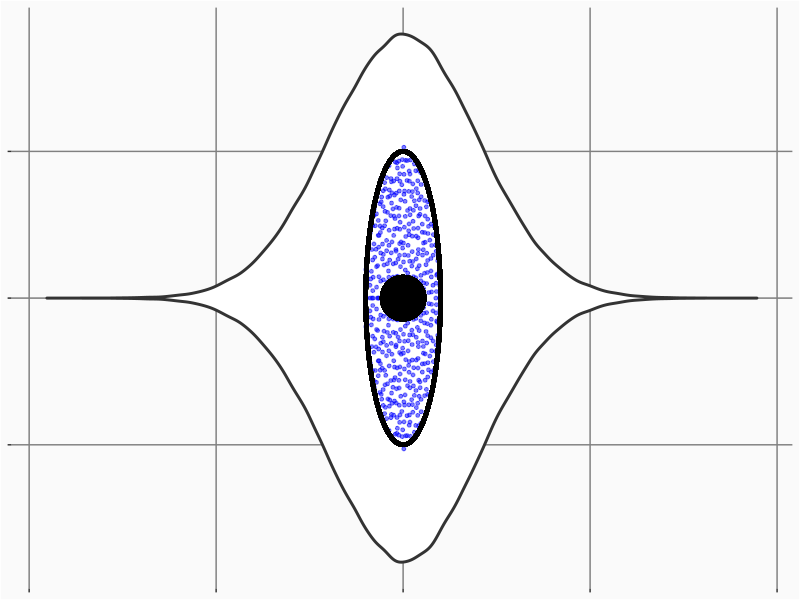
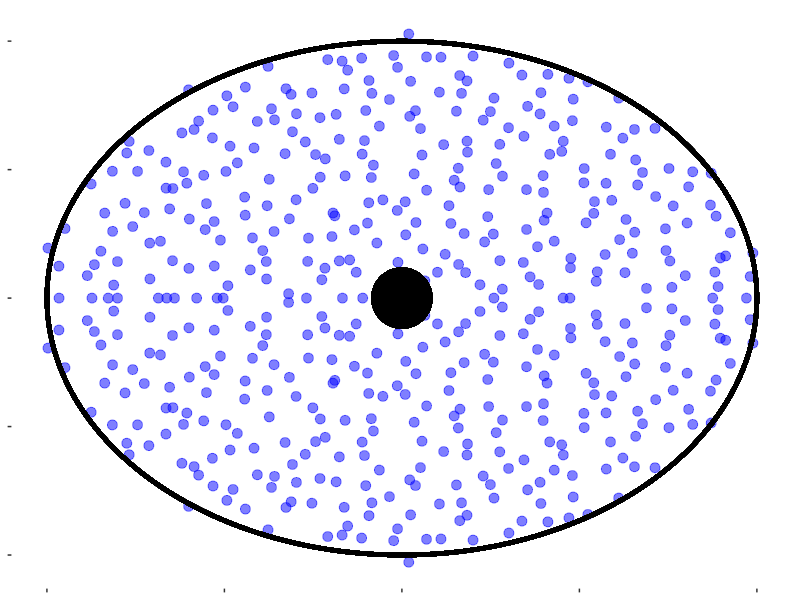

These figures' R source, in order:
## ---- chunk 1
library(data.table)
library(ggplot2)
library(ggforce)
## ---- chunk 2
n = 500
normal_matrix = matrix(rnorm(n^2), ncol=n)
normal_vector = data.table(idx = seq(-1, 1, length.out = length(normal_matrix)), value = as.numeric(normal_matrix))
eigs = eigen(normal_matrix)$values
## ---- chunk 3
eigenvalues = data.table(Real = Re(eigs), Imaginary = Im(eigs)) / (2*sqrt(n))

ggplot(data = eigenvalues, aes(x=Imaginary, y=Real)) + 
  geom_violin(data = normal_vector, aes(x=idx, y=value), trim = FALSE, inherit.aes = FALSE, size = 1) +
  geom_point(size = 1, alpha = 0.5, color="blue") + 
  geom_point(aes(x=0, y=0), inherit.aes = FALSE, size = 15) +
  geom_circle(aes(x0=0, y0=0, r=0.5), inherit.aes = FALSE, size = 1.5) +
  coord_flip() +
  labs(x = NULL, y = NULL) +
  theme(plot.background = element_rect(fill = "#FAFAFA"),
        panel.grid.major = element_line(colour = "#808080"),
        panel.grid.minor = element_blank(), panel.background = element_blank(), axis.text = element_blank())
## ---- chunk 4
eigenvalues = data.table(Real = Re(eigs), Imaginary = Im(eigs)) / (sqrt(n))

ggplot(data = eigenvalues, aes(x=Real, y=Imaginary)) + 
  geom_point(size = 3, alpha = 0.5, color="blue") + 
  geom_point(aes(x=0, y=0), inherit.aes = FALSE, size = 20) +
  geom_circle(aes(x0=0, y0=0, r=1), inherit.aes = FALSE, size = 1.5) +
  labs(x = NULL, y = NULL) +
  theme(plot.background =  element_blank(),
        panel.grid.major =  element_blank(),
        panel.grid.minor = element_blank(), panel.background = element_blank(), axis.text = element_blank())
